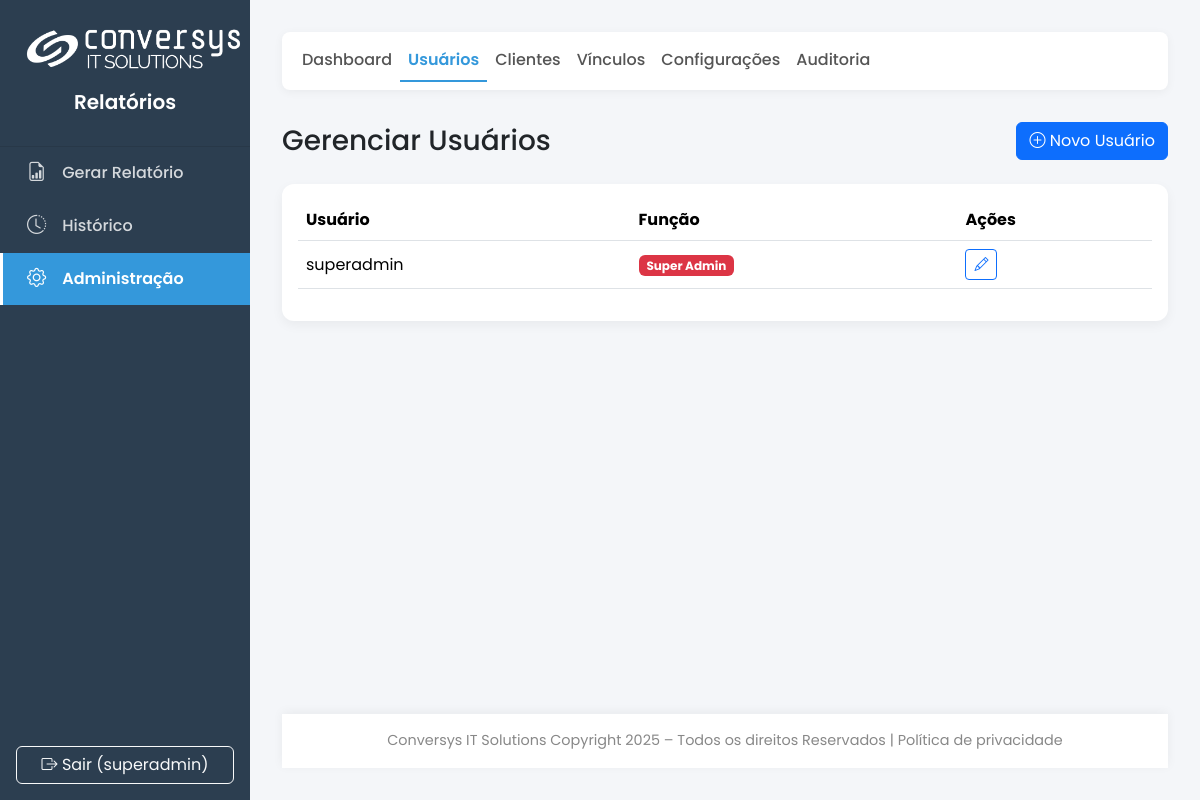
The app's page /admin/users (signed in) with its own data.
### main.py (models this page shows, shortened)
class SystemConfig(db.Model):
    id = db.Column(db.Integer, primary_key=True)
    company_name = db.Column(db.String(100), default="Conversys IT Solutions")
    footer_text = db.Column(db.String(255), default=f"Conversys IT Solutions Copyright {dt.datetime.now().year} – Todos os direitos Reservados | Política de privacidade")
    primary_color = db.Column(db.String(7), default="#2c3e50")
    secondary_color = db.Column(db.String(7), default="#3498db")
    logo_dark_bg_path = db.Column(db.String(255), nullable=True)
    logo_light_bg_path = db.Column(db.String(255), nullable=True)
    logo_size = db.Column(db.Integer, default=50)
    login_media_path = db.Column(db.String(255), nullable=True)
    login_media_fill_mode = db.Column(db.String(10), default='cover')
    login_media_bg_color = db.Column(db.String(7), default='#2c3e50')
    report_cover_path = db.Column(db.String(255), nullable=True)
    report_final_page_path = db.Column(db.String(255), nullable=True)

class User(UserMixin, db.Model):
    id = db.Column(db.Integer, primary_key=True)
    username = db.Column(db.String(64), unique=True, nullable=False)
    password_hash = db.Column(db.String(256))
    role_id = db.Column(db.Integer, db.ForeignKey('role.id'), nullable=False)
    role = db.relationship('Role', backref='users')
    reports = db.relationship('Report', backref='author', lazy=True)
    clients = db.relationship('Client', secondary=user_client_association, lazy='subquery',
                              backref=db.backref('users', lazy=True))
    def has_role(self, role_name): return self.role.name == role_name

### main.py (the view)
@app.route('/admin/users')
@admin_required
def admin_users():
    users = User.query.order_by(User.username).all()
    return render_template('admin/users.html', title="Gerenciar Usuários", users=users)

### main.py (called while the page is built)
@login_manager.user_loader
def load_user(user_id):
    return db.session.get(User, int(user_id))

@app.before_request
def before_request_func():
    g.sys_config = SystemConfig.query.first()

def admin_required(f):
    @wraps(f)
    @login_required
    def decorated_function(*args, **kwargs):
        if not (current_user.has_role('admin') or current_user.has_role('super_admin')):
            flash('Acesso negado. Você não tem permissão para acessar esta área.', 'danger')
            return redirect(url_for('gerar_form'))
        return f(*args, **kwargs)
    return decorated_function

def get_text_color_for_bg(hex_color):
    try:
        hex_color = hex_color.lstrip('#')
        r, g, b = tuple(int(hex_color[i:i+2], 16) for i in (0, 2, 4))
        luminance = (0.299 * r + 0.587 * g + 0.114 * b) / 255
        return '#212529' if luminance > 0.6 else '#ffffff'
    except (ValueError, TypeError):
        return '#ffffff'

### templates/admin/users.html (shortened to what this page needs)
{% extends 'admin/base.html' %}
{% block admin_content %}
<div class="d-flex justify-content-between align-items-center mb-4">
    <h1 class="h3 mb-0">Gerenciar Usuários</h1>
    <a href="{{ url_for('admin_add_user') }}" class="btn btn-primary"><i class="bi bi-plus-circle"></i> Novo Usuário</a>
</div>
<div class="card"><div class="card-body"><div class="table-responsive">
<table class="table table-hover align-middle">
<thead><tr><th>Usuário</th><th>Função</th><th>Ações</th></tr></thead>
<tbody>
{% for user in users %}
<tr><td>{{ user.username }}</td>
<td>{% if user.has_role('super_admin') %}<span class="badge bg-danger">Super Admin</span>
{% elif user.has_role('admin') %}<span class="badge bg-warning text-dark">Admin</span>
{% else %}<span class="badge bg-info">Cliente</span>{% endif %}</td>
<td>
<a href="{{ url_for('admin_edit_user', user_id=user.id) }}" class="btn btn-sm btn-outline-primary" title="Editar"><i class="bi bi-pencil"></i></a>
</td></tr>
{% endfor %}</tbody></table></div></div></div>
{% endblock %}

### templates/base.html (shortened to what this page needs)
<!DOCTYPE html>
<html lang="pt-BR"><head><link href="https://cdn.jsdelivr.net/npm/bootstrap@5.3.3/dist/css/bootstrap.min.css" rel="stylesheet"><link href="https://cdn.jsdelivr.net/npm/bootstrap-icons@1.11.3/font/bootstrap-icons.min.css" rel="stylesheet">
<style>
{% set sidebar_text_color = g.sys_config.primary_color | text_color_for_bg %}
:root { --primary-color: {{ g.sys_config.primary_color | default('#2c3e50') }}; --secondary-color: {{ g.sys_config.secondary_color | default('#3498db') }}; --bg-light: #f4f6f9; --sidebar-width: 250px; }
html, body { height: 100%; }
body { font-family: 'Poppins', sans-serif; background-color: var(--bg-light); display: flex; flex-direction: column; }
.wrapper { display: flex; flex-grow: 1; }
.sidebar { width: var(--sidebar-width); min-height: 100vh; background: var(--primary-color); transition: margin-left 0.3s; display: flex; flex-direction: column; flex-shrink: 0; }
#content { flex-grow: 1; padding: 2rem; display: flex; flex-direction: column; }
.main-content { flex-grow: 1; }
.sidebar-header { padding: 1.5rem; text-align: center; border-bottom: 1px solid rgba(0,0,0,0.1); }
.sidebar-header .logo { display: block; margin: 0 auto; }
.sidebar-header h5 { color: {{ sidebar_text_color }}; font-weight: 600; margin-top: 1rem; }
.sidebar .nav-link { color: {{ sidebar_text_color }}; opacity: 0.8; padding: 0.75rem 1.5rem; display: flex; align-items: center; font-weight: 500; border-left: 3px solid transparent; transition: all 0.2s ease; }
.sidebar .nav-link i { margin-right: 1rem; font-size: 1.2rem; }
.sidebar .nav-link:hover { color: {{ sidebar_text_color }}; opacity: 1; background-color: rgba(0,0,0,0.1); }
.sidebar .nav-link.active { color: #fff; opacity: 1; background-color: var(--secondary-color); border-left-color: #fff; font-weight: 600; }
.top-navbar { background-color: #fff; border-radius: 0.5rem; box-shadow: 0 2px 10px rgba(0,0,0,0.05); margin-bottom: 2rem; }
.top-navbar .nav-link { color: #555; font-weight: 500; }
.top-navbar .nav-link.active { color: var(--secondary-color); font-weight: 600; border-bottom: 2px solid var(--secondary-color); }
.card { border: none; border-radius: 0.75rem; box-shadow: 0 4px 12px rgba(0,0,0,0.05); }
.card-header { background-color: #fff; border-bottom: 1px solid #eee; font-weight: 600; padding: 1rem 1.25rem; }
.footer { text-align: center; padding: 1rem; color: #888; font-size: 0.9em; background-color: #fff; box-shadow: 0 -2px 10px rgba(0,0,0,0.05); margin-top: 2rem; }
.stat-card { color: white; border-radius: 0.75rem; padding: 1.5rem; }
.stat-card h3 { font-size: 2.5rem; font-weight: 700; }
.stat-card p { margin: 0; opacity: 0.9; }
</style></head>
<body><div class="wrapper">
<nav class="sidebar">
<div><div class="sidebar-header">
{% if g.sys_config.logo_dark_bg_path %}
    <img src="{{ url_for('uploaded_file', filename=g.sys_config.logo_dark_bg_path) }}" alt="Logo" class="logo" style="max-height: {{ g.sys_config.logo_size }}px;">
{% endif %}
<h5>{{ g.sys_config.company_name }}</h5></div>
<ul class="nav flex-column">
<li class="nav-item"><a class="nav-link {% if request.endpoint == 'gerar_form' %}active{% endif %}" href="{{ url_for('gerar_form') }}"><i class="bi bi-file-earmark-bar-graph"></i> Gerar Relatório</a></li>
<li class="nav-item"><a class="nav-link {% if request.endpoint == 'history' %}active{% endif %}" href="{{ url_for('history') }}"><i class="bi bi-clock-history"></i> Histórico</a></li>
{% if not current_user.has_role('client') %}
<li class="nav-item"><a class="nav-link {% if 'admin' in request.endpoint %}active{% endif %}" href="{{ url_for('admin_dashboard') }}"><i class="bi bi-gear"></i> Administração</a></li>
{% endif %}
</ul></div>
<div class="mt-auto p-3"><a href="{{ url_for('logout') }}" class="btn btn-outline-light w-100"><i class="bi bi-box-arrow-right"></i> Sair ({{ current_user.username }})</a></div>
</nav>
<main id="content">
<div class="main-content">
{% block content %}{% endblock %}
</div>
<footer class="footer">{{ g.sys_config.footer_text|safe }}</footer>
</main></div>
</body></html>

### records on screen
SystemConfig: logo_dark_bg_path (picture), sys_config.company_name "Relatórios", sys_config.footer_text "Conversys IT Solutions Copyright 2025 – Todos os direitos Reservados | Política de privacidade"
User: username "superadmin"
